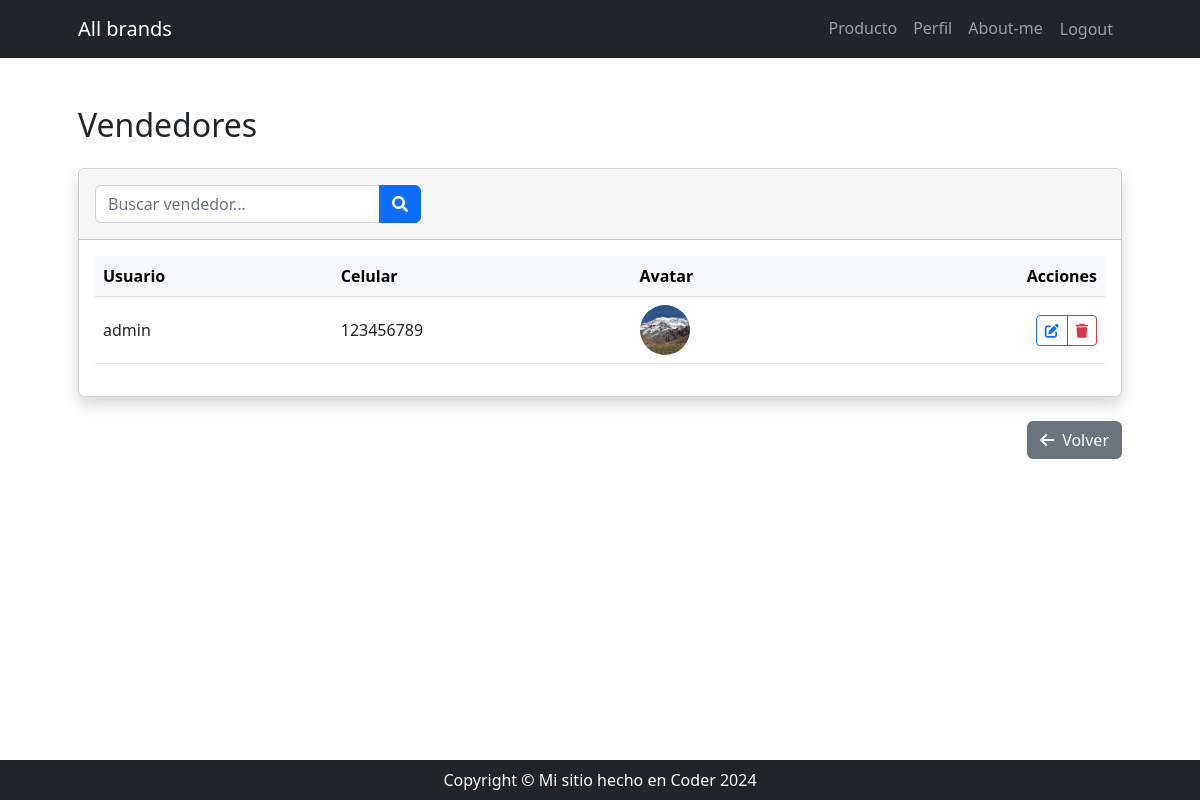
Before: /producto/vendedor/list/ (signed in) with the older database file.
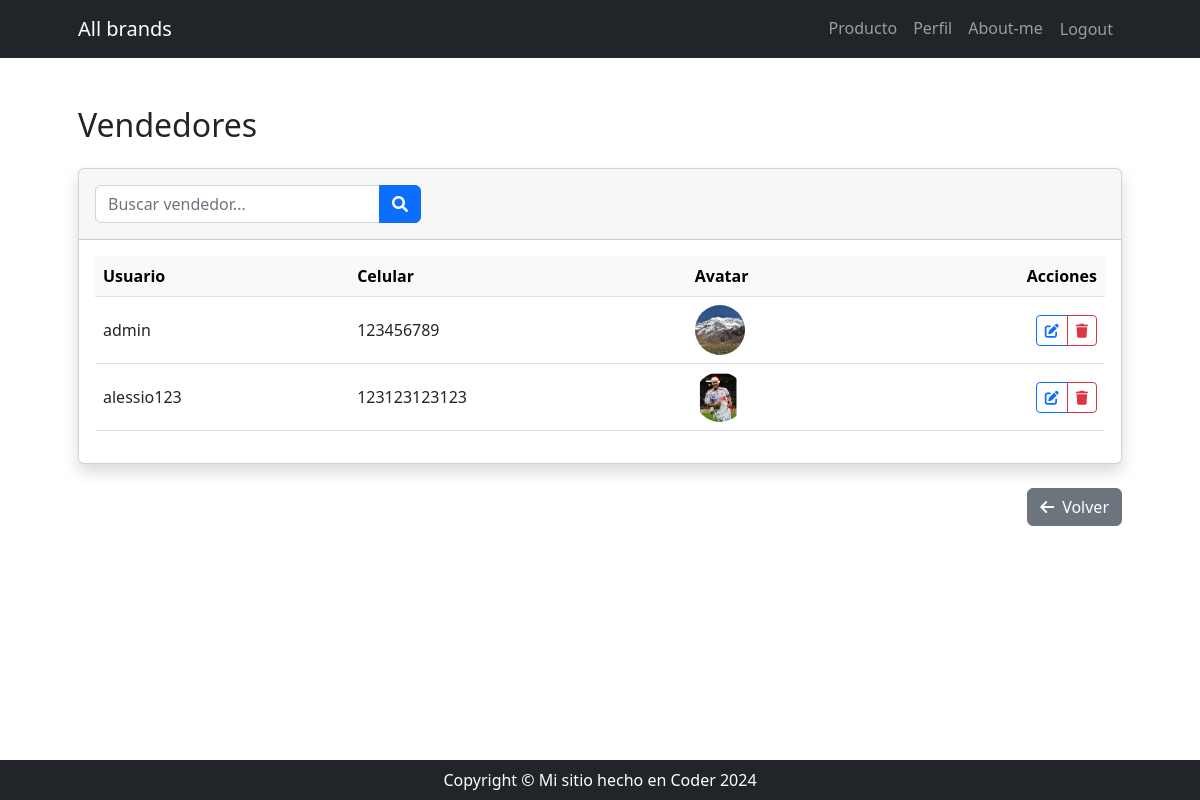
After: the same page with the newer database file.
### producto/models.py (models this page shows, shortened)
class Vendedor(models.Model):
    usuario = models.OneToOneField(User, on_delete=models.CASCADE, related_name='vendedor')
    celular = models.CharField(max_length=50)
    avatar = models.ImageField(upload_to='imagenes_perfil', blank=True, null=True)

### producto/views_models/vendedor.py (the view)
# urls.py: path('vendedor/list/', vendedor.VendedorListView.as_view(), name='vendedor_list'),
class VendedorListView(ListView):
    model = Vendedor
    def get_queryset(self):
        busqueda = self.request.GET.get('busqueda')
        if busqueda:
            return Vendedor.objects.filter(usuario__username__icontains=busqueda)
        return Vendedor.objects.all()

### producto/templates/producto/vendedor_list.html (shortened to what this page needs)
{% extends 'core/base.html' %}
{% block content %}
    <div class="container-fluid py-4"></div>
    <div class="d-sm-flex align-items-center justify-content-between mb-4">
        <h1 class="h2 mb-0 text-gray-800">Vendedores</h1>
    </div>
    <div class="card shadow mb-4">
        <div class="card-header py-3">
            <form class="row g-3 align-items-center" method="get">
                <div class="col-12 col-md-6 col-lg-4">
                    <div class="input-group">
                        <input type="text" name="busqueda" class="form-control" placeholder="Buscar vendedor..."
                               value="{{ request.GET.busqueda }}">
                        <button type="submit" class="btn btn-primary">
                            <i class="fas fa-search"></i>
                        </button>
                    </div>
                </div>
            </form>
        </div>
        <div class="card-body">
            <div class="table-responsive">
                <table class="table table-hover align-middle">
                    <thead class="table-light">
                        <tr>
                            <th>Usuario</th>
                            <th>Celular</th>
                            <th>Avatar</th>
                            <th class="text-end">Acciones</th>
                        </tr>
                    </thead>
                    <tbody>
                        {% for vendedor in object_list %}
                            <tr>
                                <td>{{ vendedor.usuario.username }}</td>
                                <td>{{ vendedor.celular }}</td>
                                <td>
                                    {% if vendedor.avatar %}
                                        <img src="{{ vendedor.avatar.url }}" alt="Avatar" class="rounded-circle"
                                             style="width: 50px; height: 50px; object-fit: cover;">
                                    {% endif %}
                                </td>
                                <td class="text-end">
                                    <div class="btn-group" role="group">
                                        <a href="{% url 'producto:vendedor_update' vendedor.id %}"
                                           class="btn btn-outline-primary btn-sm">
                                            <i class="fas fa-edit"></i>
                                        </a>
                                        <a href="{% url 'producto:vendedor_delete' vendedor.id %}"
                                           class="btn btn-outline-danger btn-sm">
                                            <i class="fas fa-trash"></i>
                                        </a>
                                    </div>
                                </td>
                            </tr>
                        {% endfor %}
                    </tbody>
                </table>
            </div>
        </div>
    </div>
    <div class="text-end mt-3">
        <a href="{% url 'producto:index' %}" class="btn btn-secondary">
            <i class="fas fa-arrow-left me-2"></i>Volver
        </a>
    </div>
    </div>
{% endblock %}

Changed rows visible on the page:
added Vendedor: usuario.username "alessio123", celular "123123123123", avatar (picture)
